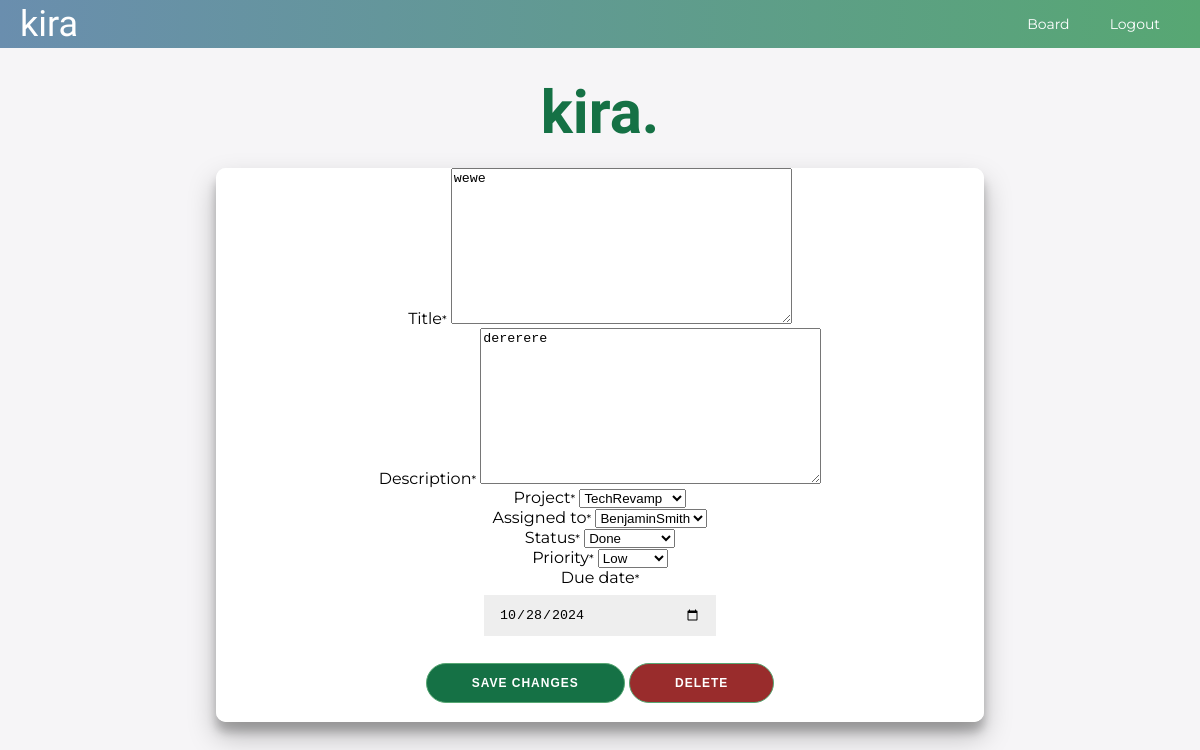
The app's page /update-task/1 (signed in) with its own data.
### taskmanagement/models.py (models this page shows)
class Task(models.Model):
    title = models.TextField()
    description = models.TextField()
    project_id_fk = models.ForeignKey('taskmanagement.Project', on_delete=models.PROTECT, verbose_name="Project", null=True)
    assigned_user_id_fk = models.ForeignKey('auth.User',related_name='assigned_user', on_delete=models.PROTECT, verbose_name="Assigned to", null=True)
    reporter_id_fk = models.ForeignKey('auth.User', related_name='assignee', on_delete=models.PROTECT, verbose_name="Assigned by", null=True)
    status = models.CharField(max_length=20, choices=[('todo', 'Todo'), ('in-progress', 'In Progress'), ('done', 'Done')])
    priority = models.CharField(max_length=20, choices=[('low', 'Low'), ('medium', 'Medium'), ('high', 'High')])
    due_date = models.DateField(null=True, default=None)
    created_at = models.DateTimeField(auto_now_add=True)
    updated_at = models.DateTimeField(auto_now_add=True, blank=True)

class Project(models.Model):
    title = models.TextField()
    project_group_id_fk = models.ForeignKey('taskmanagement.ProjectGroup', on_delete=models.PROTECT)
    def __str__(self):
        return self.title

### taskmanagement/views.py (the view, shortened to what this page needs)
# urls.py: path('update-task/<int:task_id>', views.updateTask, name='update-task'),
@login_required(login_url='login')
def updateTask(request, task_id):
    can_delete_task = request.user.has_perm('taskmanagement.delete_task')
    can_update_task = request.user.has_perm('taskmanagement.change_task')
    task = Task.objects.get(id=task_id)
    createTaskForm = CreateTaskForm(instance=task)
    context = {'createTaskForm':createTaskForm,
    'can_update_task':can_update_task,
    'can_delete_task':can_delete_task,}
    return render(request,'taskmanagement/update-task.html', context=context)

### taskmanagement/forms.py
class CreateTaskForm(ModelForm):
    class Meta:
        model = Task
        fields = ['title', 'description', 'project_id_fk', 'assigned_user_id_fk',
                  'status', 'priority', 'due_date',]
        exclude = ['reporter_id_fk','created_at', 'updated_at',]
        widgets = {'due_date': forms.DateInput(attrs={'type': 'date'})}

### taskmanagement/templates/taskmanagement/update-task.html (shortened to what this page needs)
{% extends 'taskmanagement/base.html' %}
{% load crispy_forms_tags %}
{% load static %}
{% block content %}
<h1 class="title">kira.</h1>
<div class="container" id="container">
    <form id="createTaskForm" action="" method="POST" autocomplete="off">
        {{ createTaskForm|crispy }}
        <br>
        <div class="button-container">
            {% if can_update_task %}
                <button type="submit" name="updateTask" class="update-task-btn" style="background-color: #157145; color: white;">Save Changes</button>
            {% endif %}
            {% if can_delete_task %}
                <button type="submit" name="deleteTask" class="delete-task-btn" style="background-color: rgb(153, 44, 44); color: white;">Delete</button>
            {% endif %}
        </div>
        <br>
        </form>
</div>
{% endblock %}

### static/css/main.css (style rules this page uses)
* { box-sizing: border-box; }
body { background: #f6f5f7; display: flex; justify-content: center; align-items: center; flex-direction: column; font-family: 'Montserrat', sans-serif; margin: 0px 0 50px; }
h1 { font-weight: bold; margin: 0; }
span { font-size: 12px; }
button { border-radius: 20px; border: 1px solid #57A773; background-color: #57A773; color: #FFFFFF; font-size: 12px; font-weight: bold; padding: 12px 45px; letter-spacing: 1px; text-transform: uppercase; transition: transform 80ms ease-in; }
form { background-color: #FFFFFF; display: flex; align-items: center; justify-content: center; flex-direction: column; padding: 0 50px; height: 100%; text-align: center; }
input { background-color: #eee; border: none; padding: 12px 15px; margin: 8px 0; width: 100%; }
.title { text-align: center; color: #157145; font-size: 60px; margin-top: 10px; margin-bottom: 20px; font-family: 'Sacramento', cursive; }
.container { background-color: #fff; border-radius: 10px; box-shadow: 0 14px 28px rgba(0,0,0,0.25), 0 10px 10px rgba(0,0,0,0.22); position: relative; overflow: hidden; width: 768px; max-width: 100%; min-height: 480px; }

### records on screen
Task: title "wewe", description "dererere", project_id_fk "TechRevamp", assigned_user_id_fk "BenjaminSmith", status "Done", priority "Low", due_date "10/28/2024"
